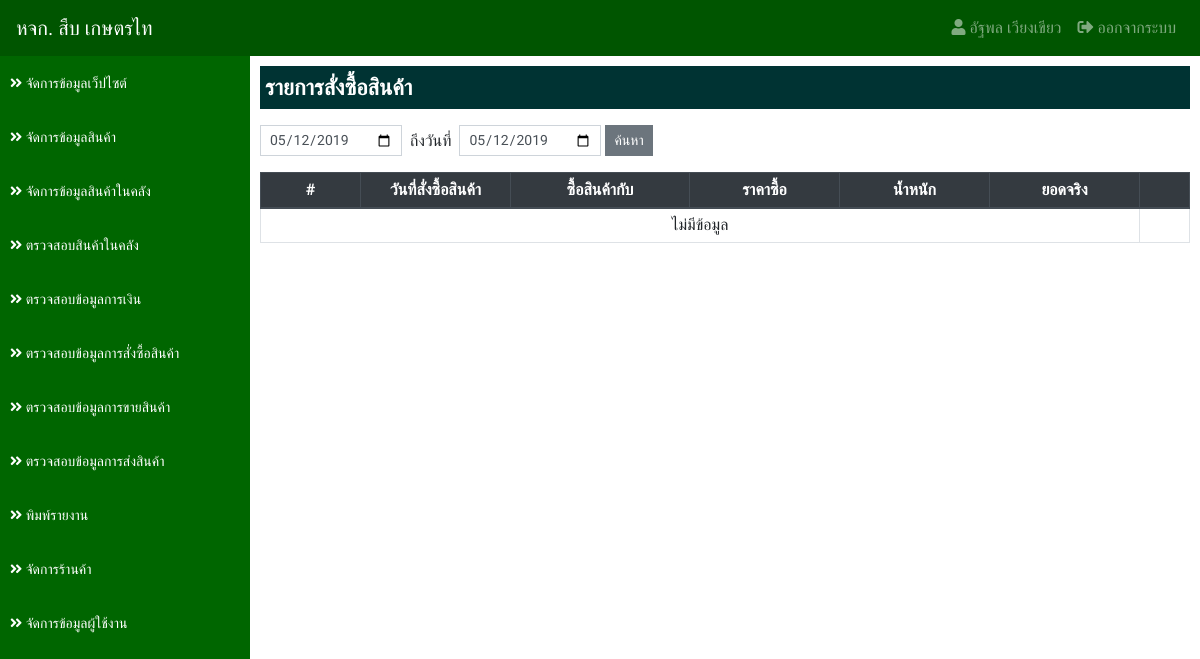
The page /?app=reports&action=report_list_buy (signed in) on the database as committed earlier.
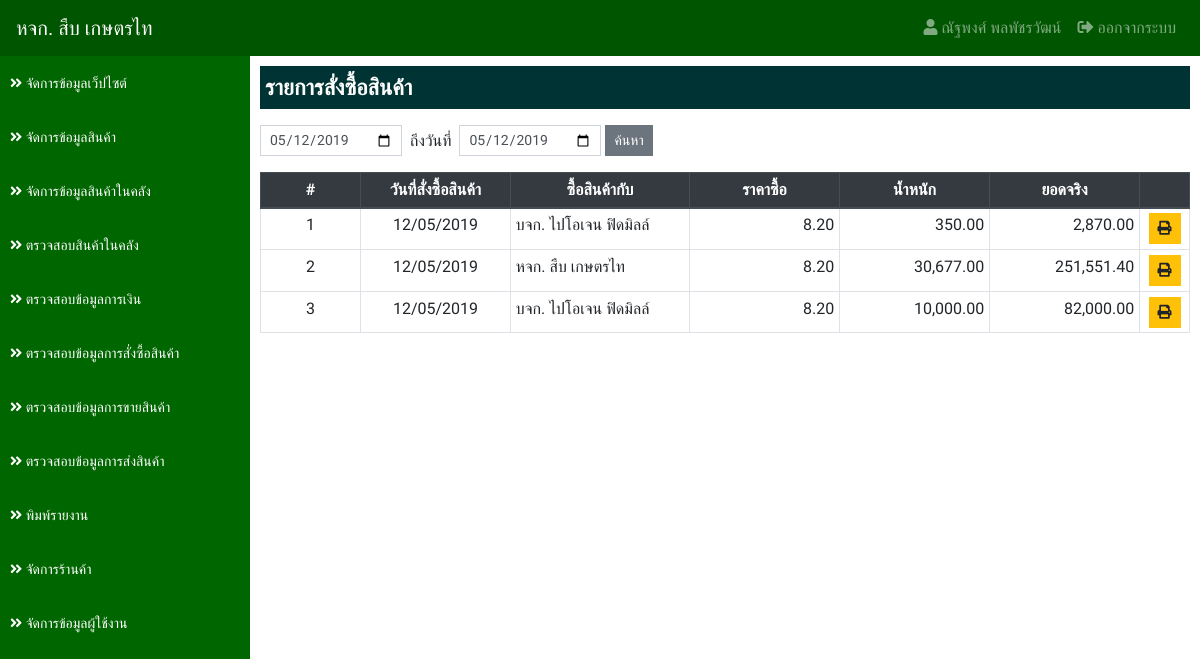
The same page on the database as committed later.
### tables this page shows
CREATE TABLE `lot_tb` (
  `lot_id` int(11) NOT NULL,
  `products_id` int(11) NOT NULL COMMENT 'รหัสสินค้า',
  `lot_date` date NOT NULL COMMENT 'วันที่ซื้อสินค้า',
  `lot_weight` decimal(10,2) NOT NULL COMMENT 'น้ำหนัก',
  `lot_price_buy` decimal(10,2) NOT NULL COMMENT 'ราคาซื้อ',
  `store_buy_id` int(11) NOT NULL COMMENT 'ซื้อกับ',
  `lot_price_sale` decimal(10,2) NOT NULL COMMENT 'ราคาขาย',
  `lot_date_sale` date NOT NULL COMMENT 'วันที่ขาย',
  `store_sale_id` int(11) NOT NULL COMMENT 'ขายให้กับ',
  `lot_status` int(1) NOT NULL DEFAULT '1' COMMENT 'สถานะ 1.ยังไม่ได้ขาย 2.ขายแล้ว',
  `lot_transfer` int(1) NOT NULL DEFAULT '1' COMMENT 'สถานะการส่ง 1.ยังไม่ได้ส่ง 2.ส่งเรียบร้อยแล้ว',
  `lot_transfer_date` date NOT NULL COMMENT 'วันที่ส่งสินค้า',
  `lot_other` decimal(10,2) NOT NULL COMMENT 'ค่ากรรมกร',
  `lot_fitby` int(11) NOT NULL COMMENT 'ผู้บันทึก',
  `lot_fitdate` datetime NOT NULL COMMENT 'บันทึกเมื่อ'
);

CREATE TABLE `store_tb` (
  `store_id` int(11) NOT NULL,
  `store_name` varchar(255) NOT NULL COMMENT 'ชื่อร้าน',
  `store_address` varchar(255) NOT NULL COMMENT 'ที่อยู่',
  `store_phone` varchar(100) NOT NULL COMMENT 'เบอร์โทรศัพท์',
  `store_tax` varchar(100) NOT NULL COMMENT 'เลขประจำตัวผู้เสียภาษี',
  `store_type` int(1) NOT NULL COMMENT 'ประเภทร้าน 1.เจ้าของร้าน 2.ร้านซื้อสินค้า 3.ร้านขายสินค้า',
  `store_status` int(1) NOT NULL COMMENT 'สถานะ 1.ใช้งาน 2.ปิดการใช้งาน 3.ลบ'
);

### applications/connect_db.php (called while the page is built, shortened)
<?php
    $serveName      = "localhost";
    $userConect     = "root";
    $passConnect    = "";
    $DB             = "sub_data";
    $conn           = new mysqli($serveName, $userConect, $passConnect, $DB);
    $conn->set_charset("utf8");
    $protocol       = (!empty($_SERVER['HTTPS']) && $_SERVER['HTTPS'] !== 'off' || $_SERVER['SERVER_PORT'] == 443) ? "https://" : "http://";
    $domain         = $protocol.$_SERVER['HTTP_HOST']."/project01";
    function select_db($sql) {
        Global $conn;
        return $conn->query($sql);
    }
?>

### applications/reports/report_list_buy.php (the view)
<?php
    if (empty($_POST['date_start']) && empty($_POST['date_end'])) {
        $dateStart = date('Y-m-d');
        $dateEnd = date('Y-m-d');
    } else {
        $dateStart = $_POST['date_start'];
        $dateEnd = $_POST['date_end'];
    }
    $result = select_db("
        SELECT
            lot_tb.*,
            store_tb.store_name
        FROM
            lot_tb
        INNER JOIN store_tb ON lot_tb.store_buy_id = store_tb.store_id
        WHERE
            lot_date BETWEEN '$dateStart 00:00:00' AND '$dateEnd 23:59:59'
        ORDER BY
            lot_date ASC
    ");
?>
<div class="detail">
    <p class="title">รายการสั่งซื้อสินค้า</p>
    <form action="" class="form-inline" method="POST">
        <div class="input-group mb-3">
            <input type="date" name="date_start" value="<?=$dateStart?>" class="form-control form-control-sm">
            <div class="mt-1">&nbsp; ถึงวันที่ &nbsp;</div>
            <input type="date" name="date_end" value="<?=$dateEnd?>" class="form-control form-control-sm">&nbsp;
            <button type="submit" class="btn btn-secondary btn-sm">ค้นหา</button>
        </div>
    </form>
    <table class="table table-bordered table-hover table-sm">
        <thead class="thead-dark">
            <tr>
                <th class="text-center" style="width: 100px;">#</th>
                <th class="text-center" style="width: 150px;">วันที่สั่งซื้อสินค้า</th>
                <th class="text-center">ซื้อสินค้ากับ</th>
                <th class="text-center" style="width: 150px;">ราคาซื้อ</th>
                <th class="text-center" style="width: 150px;">น้ำหนัก</th>
                <th class="text-center" style="width: 150px;">ยอดจริง</th>
                <th class="text-center" style="width: 50px;"></th>
            </tr>
        </thead>
        <tbody>
        <?php
            if ($result->num_rows > 0) {
                $i = 1;
                while($row = $result->fetch_assoc()) {
        ?>
            <tr>
                <td class="text-center"><?=$i?></td>
                <td class="text-center"><?=date_format(date_create($row['lot_date']),"d/m/Y")?></td>
                <td><?=$row['store_name']?></td>
                <td class="text-right"><?=number_format($row['lot_price_buy'],2)?></td>
                <td class="text-right"><?=number_format($row['lot_weight'],2)?></td>
                <td class="text-right"><?=number_format($row['lot_weight']*$row['lot_price_buy'],2)?></td>
                <td class="text-center">
                    <a href="<?=$domain?>/report/report_buy.php?id=<?=$row['lot_id']?>" title="พิมพ์รายงานใบสั่งสินค้า" class="btn btn-warning btn-sm" target="_blank">
                        <i class="fas fa-print"></i>
                    </a>
                </td>
            </tr>
        <?php $i++;}} else { ?>
            <tr>
                <td class="text-center" colspan="6">ไม่มีข้อมูล</td>
            </tr>
        <?php } ?>
        </tbody>
    </table>
</div>

### main/navbar.php (shortened to what the changed rows need)
<nav class="navbar fixed-top navbar-expand-lg navbar-dark navbar-custom">
    <a class="navbar-brand" href="<?=$domain?>">หจก. สืบ เกษตรไท</a>
    <div class="collapse navbar-collapse" id="navbarSupportedContent">
        <ul class="navbar-nav">
            <li class="nav-item">
                <a class="nav-link" href="#"><i class="fas fa-user"></i> <?php echo $_SESSION['user_fullname']?></a>
            </li>
            <li class="nav-item">
                <a class="nav-link" href="?action=logout"><i class="fas fa-sign-out-alt"></i> ออกจากระบบ</a>
            </li>
        </ul>
    </div>
</nav>
<div class="sidebar">
    <ul class="sidebar-list">
        <li>
            <a href="?app=detail&action=list"><i class="fas fa-angle-double-right"></i> จัดการข้อมูลเว็ปไซต์</a>
        </li>
        <li class="<?php if($action == 'products_list' || $action == 'products_add' || $action == 'products_edit'){echo "active";}?>">
            <a href="?app=products&action=products_list"><i class="fas fa-angle-double-right"></i> จัดการข้อมูลสินค้า</a>
        </li>
        <li class="<?php if($action == 'manage_stock' || $action == 'manage_stock_sale'){echo "active";}?>">
            <a href="?app=stock&action=manage_stock"><i class="fas fa-angle-double-right"></i> จัดการข้อมูลสินค้าในคลัง</a>
        </li>
        <li>
            <a href="?app=datatransfer&action=stock"><i class="fas fa-angle-double-right"></i> ตรวจสอบสินค้าในคลัง</a>
        </li>
        <li>
            <a href="?app=datatransfer&action=finance"><i class="fas fa-angle-double-right"></i> ตรวจสอบข้อมูลการเงิน</a>
        </li>
        <li>
            <a href="?app=datatransfer&action=buy"><i class="fas fa-angle-double-right"></i> ตรวจสอบข้อมูลการสั่งซื้อสินค้า</a>
        </li>
        <li>
            <a href="?app=datatransfer&action=sale"><i class="fas fa-angle-double-right"></i> ตรวจสอบข้อมูลการขายสินค้า</a>
        </li>
        <li>
            <a href="?app=datatransfer&action=transfer"><i class="fas fa-angle-double-right"></i> ตรวจสอบข้อมูลการส่งสินค้า</a>
        </li>
        <li>
            <a href="?app=reports&action=report_list_buy"><i class="fas fa-angle-double-right"></i> พิมพ์รายงาน</a>
        </li>
        <li class="<?php if($action == 'store_list' || $action == 'store_add' || $action == 'store_edit'){echo "active";}?>">
            <a href="?app=store&action=store_list"><i class="fas fa-angle-double-right"></i> จัดการร้านค้า</a>
        </li>
        <li class="<?php if($action == 'user_list' || $action == 'user_add' || $action == 'user_edit'){echo "active";}?>">
            <a href="?app=user&action=user_list"><i class="fas fa-angle-double-right"></i> จัดการข้อมูลผู้ใช้งาน</a>
        </li>
    </ul>
</div>

Rows that differ between the two databases and show on the page:
now on this page (row edited): lot_tb: lot_date "12/05/2019", store_tb.store_name "บจก. ไปโอเจน ฟิดมิลล์", lot_price_buy "8.20", lot_weight "350.00", $row['lot_weight']*$row['lot_price_buy'] "2,870.00"
now on this page (row edited): lot_tb: lot_date "12/05/2019", store_tb.store_name "หจก. สืบ เกษตรไท", lot_price_buy "8.20", lot_weight "30,677.00", $row['lot_weight']*$row['lot_price_buy'] "251,551.40"
now on this page (row edited): lot_tb: lot_date "12/05/2019", store_tb.store_name "บจก. ไปโอเจน ฟิดมิลล์", lot_price_buy "8.20", lot_weight "10,000.00", $row['lot_weight']*$row['lot_price_buy'] "82,000.00"
Other text that changed with them:
$_SESSION['user_fullname']: "อัฐพล เวียงเขียว" → "ณัฐพงศ์ พลพัชรวัฒน์"
text no longer shown: "ไม่มีข้อมูล"
